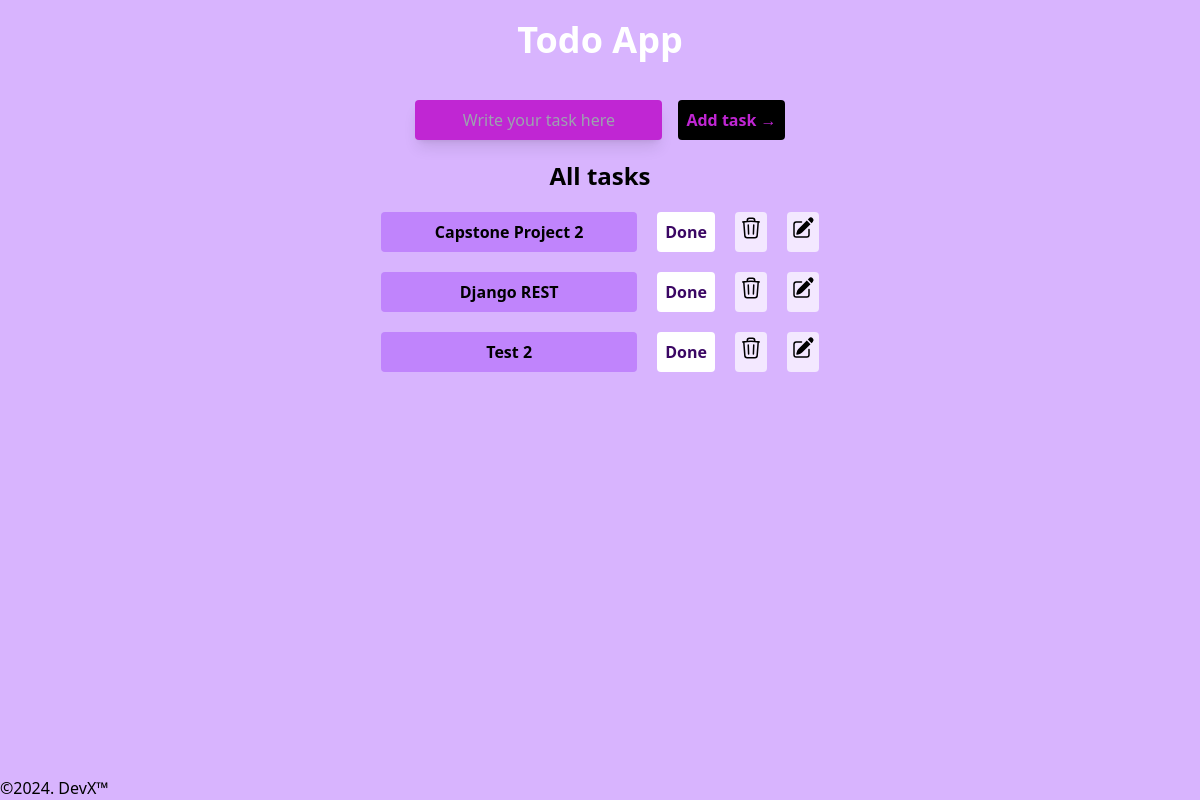
Page /todo/ on the earlier database version.
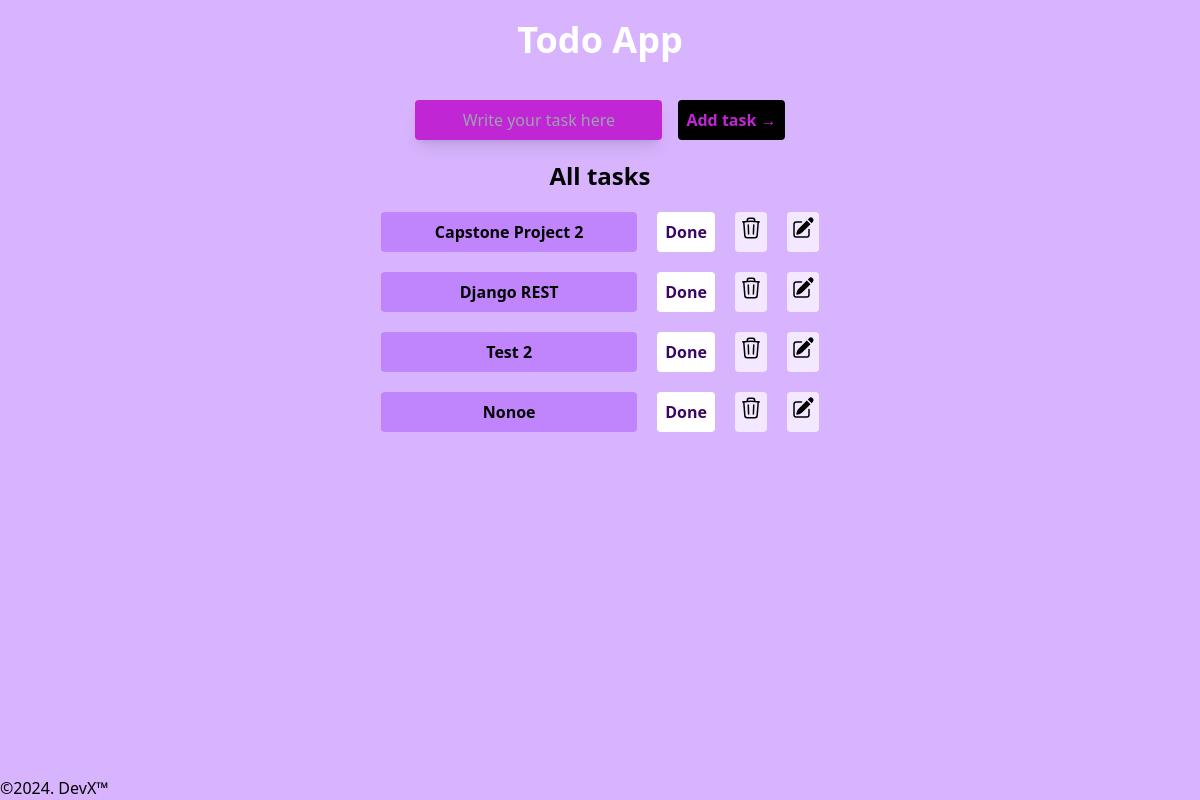
Same page on the later database version.
### ToDo/models.py (models this page shows, shortened)
class Item(models.Model):
    title = models.CharField(max_length = 50)
    desc = models.CharField(max_length = 500)

### ToDo/views.py (the view)
# urls.py: path("", ItemListView.as_view(), name="home"),
class ItemListView(ListView):
    template_name = "ToDo/index.html"
    queryset = Item.objects.all()

### templates/ToDo/index.html (shortened to what this page needs)
{% extends 'base.html' %}
{% block content %}
    <div class="flex justify-center space-x-4 pt-5" >
        <input class="flex justify-center rounded bg-fuchsia-600 text-black p-2 shadow-lg text-center" type="text" placeholder="Write your task here">
        <a href="create">
            <button class="bg-black text-fuchsia-600 rounded p-2 font-bold">Add task &rarr;</button>
        </a>
    </div>
    <h2 class="text-black font-bold text-center text-2xl pt-5">All tasks</h2>
    {% for item in object_list %}
    <div class="flex flex-col justify-center items-center pt-5">
        <div class="flex justify-evenly space-x-5">
            <div class="flex justify-center bg-purple-400 rounded p-2 font-bold w-64">
                <p>{{item.title}}</p>
            </div>
            <div class="flex justify-center bg-white text-purple-950 font-bold rounded p-2">
                <p>Done</p>
            </div>
            <button class="flex justify-center bg-purple-100 rounded p-1">
                <a href="{{item.id}}/delete/">
                </a>
            </button>
            <button class="flex justify-center bg-purple-100 rounded p-1">
                <a href="{{item.id}}/update/">
                </a>
            </button>
        </div>
    </div>
    {% endfor %}
{% endblock %}

### templates/base.html (shortened to what this page needs)
{% load static %}
{% load compress %}
<html lang="en">
<head>
    {% compress css %}
    <link rel="stylesheet" href="{% static 'output\styles.css' %}">
    {% endcompress %}
</head>
<body class="bg-purple-300 relative">
    <div class="block text-white font-bold">
        <h1 class="text-center my-5 text-4xl font-bold">Todo App</h1>
    </div>
    {% block content %}
    {% endblock %}
    <footer class="absolute bottom-0 right-full">
        <p>&copy;2024. DevX&trade;</p>
    </footer>
</body>
</html>

Differences in the rows shown:
added Item: title "Nonoe"
